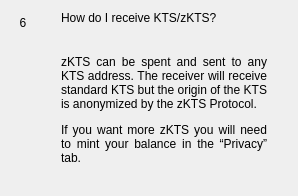
                  <widget class="QWidget" name="widgetFaq6" native="true">
                   <layout class="QHBoxLayout" name="horizontalpage_6" stretch="0,1">
                    <item alignment="Qt::AlignTop">
                     <widget class="QLabel" name="labelNumber6">
                      <property name="minimumSize">
                       <size>
                        <width>24</width>
                        <height>24</height>
                       </size>
                      </property>
                      <property name="maximumSize">
                       <size>
                        <width>16777215</width>
                        <height>24</height>
                       </size>
                      </property>
                      <property name="text">
                       <string>6</string>
                      </property>
                      <property name="alignment">
                       <set>Qt::AlignCenter</set>
                      </property>
                     </widget>
                    </item>
                    <item>
                     <layout class="QVBoxLayout" name="verticalLayoutpage_6">
                      <property name="spacing">
                       <number>0</number>
                      </property>
                      <property name="leftMargin">
                       <number>20</number>
                      </property>
                      <property name="rightMargin">
                       <number>20</number>
                      </property>
                      <item>
                       <widget class="QLabel" name="labelSubtitle6">
                        <property name="text">
                         <string>How do I receive KTS/zKTS?</string>
                        </property>
                        <property name="wordWrap">
                         <bool>true</bool>
                        </property>
                       </widget>
                      </item>
                      <item>
                       <spacer name="verticalSpacer_60">
                        <property name="orientation">
                         <enum>Qt::Vertical</enum>
                        </property>
                        <property name="sizeType">
                         <enum>QSizePolicy::Fixed</enum>
                        </property>
                        <property name="sizeHint" stdset="0">
                         <size>
                          <width>20</width>
                          <height>30</height>
                         </size>
                        </property>
                       </spacer>
                      </item>
                      <item>
                       <widget class="QLabel" name="labelContent6">
                        <property name="text">
                         <string>
                           &lt;html&gt;&lt;head/&gt;&lt;body&gt;&lt;p align=&quot;justify&quot;&gt;
                           zKTS can be spent and sent to any KTS address. The receiver will
                           receive standard KTS but the origin of the KTS is anonymized by the zKTS Protocol.
                           &lt;/p&gt;&lt;p align=&quot;justify&quot;&gt;
                           If you want more zKTS you will need to mint your balance in the “Privacy” tab.
                           &lt;/p&gt;&lt;/body&gt;&lt;/html&gt;
                         </string>
                        </property>
                        <property name="alignment">
                         <set>Qt::AlignLeading|Qt::AlignLeft|Qt::AlignTop</set>
                        </property>
                        <property name="wordWrap">
                         <bool>true</bool>
                        </property>
                       </widget>
                      </item>
                      <item>
                       <spacer name="verticalSpacer_61">
                        <property name="orientation">
                         <enum>Qt::Vertical</enum>
                        </property>
                        <property name="sizeHint" stdset="0">
                         <size>
                          <width>20</width>
                          <height>20</height>
                         </size>
                        </property>
                       </spacer>
                      </item>
                     </layout>
                    </item>
                   </layout>
                  </widget>
